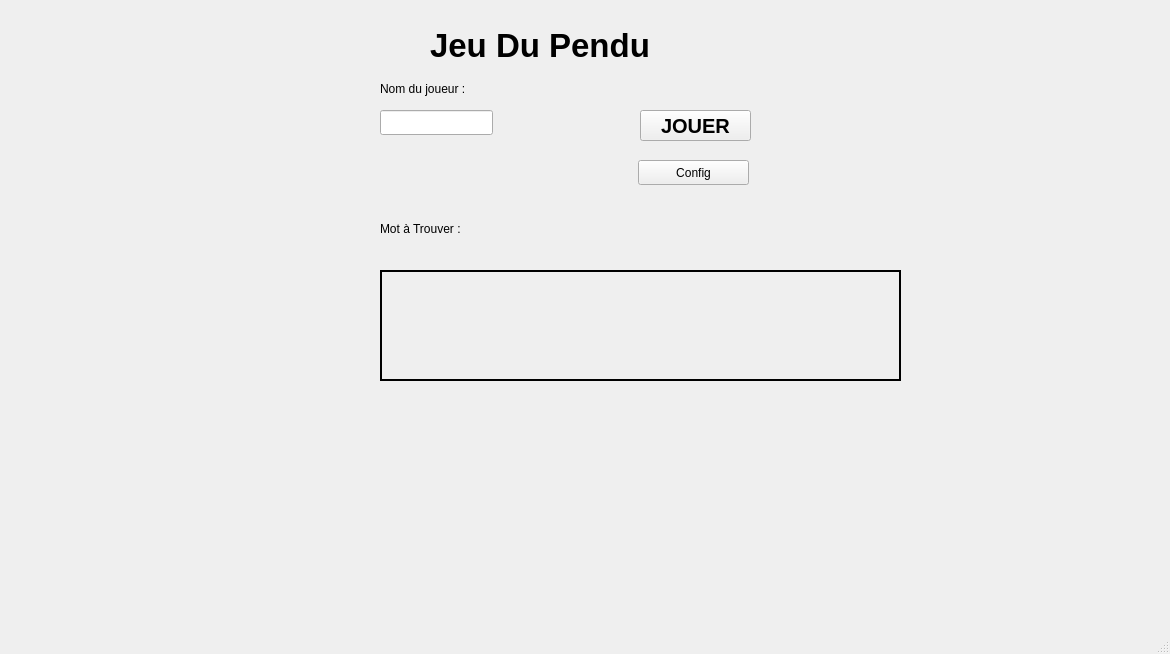
<?xml version="1.0" encoding="UTF-8"?>
<ui version="4.0">
 <class>IHMPendu</class>
 <widget class="QMainWindow" name="IHMPendu">
  <property name="geometry">
   <rect>
    <x>0</x>
    <y>0</y>
    <width>1170</width>
    <height>654</height>
   </rect>
  </property>
  <property name="windowTitle">
   <string>IHMPendu</string>
  </property>
  <property name="windowOpacity">
   <double>1.000000000000000</double>
  </property>
  <widget class="QWidget" name="centralwidget">
   <widget class="QLabel" name="PenduBattons">
    <property name="geometry">
     <rect>
      <x>50</x>
      <y>20</y>
      <width>301</width>
      <height>321</height>
     </rect>
    </property>
    <property name="text">
     <string/>
    </property>
   </widget>
   <widget class="QLabel" name="NBrErreurs">
    <property name="geometry">
     <rect>
      <x>140</x>
      <y>360</y>
      <width>141</width>
      <height>31</height>
     </rect>
    </property>
    <property name="text">
     <string/>
    </property>
   </widget>
   <widget class="QLabel" name="JeuduPenduTitre">
    <property name="geometry">
     <rect>
      <x>430</x>
      <y>20</y>
      <width>241</width>
      <height>51</height>
     </rect>
    </property>
    <property name="font">
     <font>
      <pointsize>25</pointsize>
      <weight>75</weight>
      <bold>true</bold>
     </font>
    </property>
    <property name="text">
     <string>Jeu Du Pendu</string>
    </property>
    <property name="textFormat">
     <enum>Qt::AutoText</enum>
    </property>
    <property name="scaledContents">
     <bool>false</bool>
    </property>
   </widget>
   <widget class="QLabel" name="NomDuJoueur">
    <property name="geometry">
     <rect>
      <x>380</x>
      <y>80</y>
      <width>111</width>
      <height>17</height>
     </rect>
    </property>
    <property name="text">
     <string>Nom du joueur :</string>
    </property>
   </widget>
   <widget class="QLineEdit" name="LineEditNomDuJoueur">
    <property name="geometry">
     <rect>
      <x>380</x>
      <y>110</y>
      <width>113</width>
      <height>25</height>
     </rect>
    </property>
   </widget>
   <widget class="QPushButton" name="Bonton_Jouer">
    <property name="geometry">
     <rect>
      <x>640</x>
      <y>110</y>
      <width>111</width>
      <height>31</height>
     </rect>
    </property>
    <property name="font">
     <font>
      <pointsize>15</pointsize>
      <weight>75</weight>
      <bold>true</bold>
     </font>
    </property>
    <property name="text">
     <string>JOUER</string>
    </property>
   </widget>
   <widget class="QPushButton" name="Bonton_Config">
    <property name="geometry">
     <rect>
      <x>638</x>
      <y>160</y>
      <width>111</width>
      <height>25</height>
     </rect>
    </property>
    <property name="text">
     <string>Config</string>
    </property>
   </widget>
   <widget class="QLabel" name="MotaTrouver">
    <property name="geometry">
     <rect>
      <x>380</x>
      <y>220</y>
      <width>111</width>
      <height>17</height>
     </rect>
    </property>
    <property name="text">
     <string>Mot à Trouver :</string>
    </property>
   </widget>
   <widget class="QLabel" name="LabelMotaTrouver">
    <property name="geometry">
     <rect>
      <x>380</x>
      <y>270</y>
      <width>521</width>
      <height>111</height>
     </rect>
    </property>
    <property name="font">
     <font>
      <pointsize>22</pointsize>
      <weight>75</weight>
      <bold>true</bold>
     </font>
    </property>
    <property name="frameShape">
     <enum>QFrame::Box</enum>
    </property>
    <property name="lineWidth">
     <number>2</number>
    </property>
    <property name="text">
     <string/>
    </property>
    <property name="alignment">
     <set>Qt::AlignCenter</set>
    </property>
   </widget>
   <widget class="QLabel" name="NomduFichier">
    <property name="geometry">
     <rect>
      <x>30</x>
      <y>570</y>
      <width>311</width>
      <height>17</height>
     </rect>
    </property>
    <property name="text">
     <string/>
    </property>
   </widget>
   <widget class="QLabel" name="MotDisponibles">
    <property name="geometry">
     <rect>
      <x>850</x>
      <y>570</y>
      <width>231</width>
      <height>17</height>
     </rect>
    </property>
    <property name="text">
     <string/>
    </property>
   </widget>
   <widget class="QWidget" name="gridLayoutWidget">
    <property name="geometry">
     <rect>
      <x>60</x>
      <y>400</y>
      <width>971</width>
      <height>131</height>
     </rect>
    </property>
    <layout class="QGridLayout" name="alphabet" rowminimumheight="0">
     <property name="topMargin">
      <number>1</number>
     </property>
    </layout>
   </widget>
  </widget>
  <widget class="QMenuBar" name="menubar">
   <property name="geometry">
    <rect>
     <x>0</x>
     <y>0</y>
     <width>1170</width>
     <height>20</height>
    </rect>
   </property>
  </widget>
  <widget class="QStatusBar" name="statusbar"/>
 </widget>
 <resources/>
 <connections/>
</ui>
